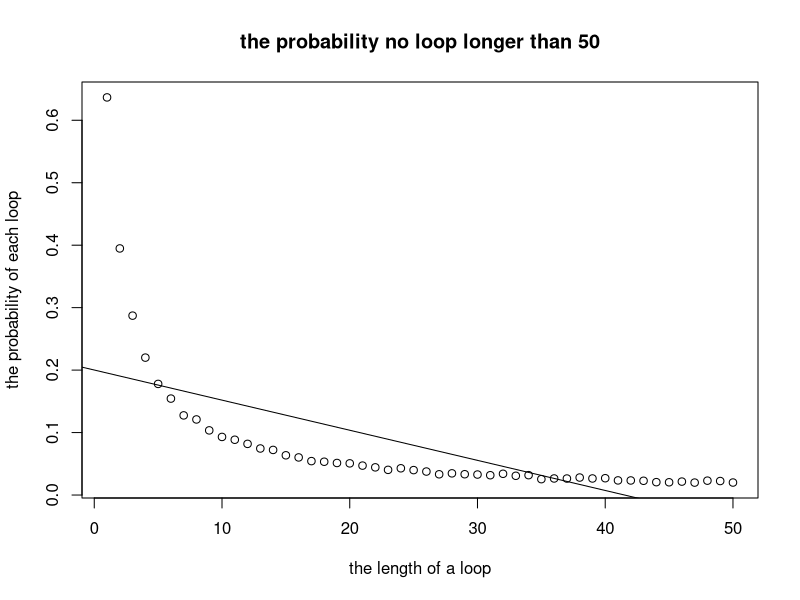

Source code (R):
"members of group: Yan Chen s2318048, Shuo Wang s2439249, Yuxin Yang s2163400" 
"address of github repo: https://github.com/Shuo0211/Proj2.git"
"Team work contribution: 
@Shuo Wang takes part in strategies function and optimizes the computer cost for 
pall and dloop functions.  
@Yuxin Yang focuses on pall, dloop function and the discription of overview. 
@Yan Chen takes part in pone function，revises strategies function and visualizes
dloop function for n=1:50. 
Proportion of the work for each member is about 1/3. All three members
work together and discuss closely to figure out the project. "  
 
"Overview: The whole file is about the prisoner problem which is that 
the prisoners choose half amount of the boxes and find the card in boxes 
writing the same number with themselves. The number of the boxes is the 
same with the number of prisoners and all can be free only with all the 
prisoners finding the same number on card. The file includes three 
strategies and individual & joint probabilities for the prisoners to be 
free in each strategy. In addition, it also includes the probabilities of 
the depth of nesting for strategy 1 and 2."

"Overall common arguments: n - half number of prisoners; k - prisoner number; 
strategy - tell which strategies to choose; nreps - the number of replicate 
simulations."

"'strageties' function: it includes three strategies. 
- First one is the prisoner starts at the box with their number, 
opens it and reads the number on card, then goes to the box with the same 
number with the former card if not the prisoner number.
- Second one is the prisoner starts at a random box that the prisoner chooses, 
opens it and reads the number on card, then goes to the box with the same 
number with the former card if not the prisoner number.
- Third one is the prisoner chooses and opens half amount of box at one time and
see if the prisoner's number is on the card in the boxes. "

strategies <- function(n,k,strategy,v1,v2){ 
  A <- cbind(v1,v2)    #v1: number of boxes  v2:random number in boxes
  if (strategy == 1){  #strategy1
    start <- A[k,1]    #k-th prisoner opens the k-th box
    steps <- 1
    found <- start == A[k,2] 
    #check if k-th prisoner found number k from the k-th box
    while (found == FALSE) {
      k <- match(c(A[k,2]),v1) 
      #find the next box labeled with the number found before
      found <- start == A[k,2] 
      #If this drawer contains their number, they are done and were successful
      steps <- steps + 1  #count steps
    }
    return(steps)
  }
  else if (strategy==2){ #strategy2 
    start  <- sample(v1, 1, replace=FALSE)  #select a box randomly
    steps <- 1
    found <- A[start,2] == k 
    #check if k-th prisoner found number k from the k-th box
    while (found == FALSE && steps<(2*n)) { 
      start <- match(c(A[start,2]),v1)  
      #find the next box labeled with the number found before
      found <- A[start,2] == k          
      #If this drawer contains their number, they are done and were successful
      steps <- steps + 1#count steps
    }
    return(steps)
  }
  else{
    #strategy3 
    start <- sample(v1, n, replace=FALSE) 
    #the card number in n random choosing boxes
    b <- 0
    for (number in start){  #check if the number on card is the prisoner number
      if (number == k){  #count the steps in b, if is the prisoner number, break
        b <- b + 1 
        break
      }else{
        b <- b + 1
      }
    }
    steps <- b    #put the count b in steps      
    if (steps == n){  
    #if the steps is the length of choosing, check if it is the prisoner number
      if (start[n] != k)
        steps <- steps + 1
      #if it is not prisoner number, add one to step which is out of range
    }else{
      steps <- steps
    }
    return(steps)
  }
}

"'pone' function: it includes the probability of a single prisoner succeeding 
in finding their number under the number of replicate simulations."

pone<-function(n,k,strategy,nreps){ 
  #n:amount of boxes, k: prisoner number, nreps: times of simulation
  y <- rep(0,nreps)
  for(i in 1:nreps){
    v1 <- c(seq(1, 2*n, by=1)) 
    #v1: sequence of the boxes
    v2 <- sample(v1, 2*n, replace=FALSE) 
    #v2: sequence of random distributed numbers in the boxes 
    y[i] <- strategies(n,k,strategy,v1,v2) 
    #call strategies function and put steps of each simulation in vector y
  }
  succeed <- length(subset(y,y<=n)) #count times of succeed
  prob = succeed/nreps 
  return(prob) 
  #probability of a single prisoner succeeding in finding their number
}

pone(5,3,1,10000) 
#Output [1] 0.501
pone(5,3,2,10000) 
#Output [1] 0.4001
pone(5,3,3,10000) 
#Output [1] 0.5069
pone(50,5,1,10000) 
#Output [1] 0.4885
pone(50,5,2,10000) 
#Output [1] 0.3834
pone(50,5,3,10000) 
#Output [1] 0.5063

"Comments: strategy 3 shows the best solution, the probability that a single 
prisoner used strategy 3 to find their number is around 50%. Strategy 1 gives 
almost thesame probability as strategy 3. Compare to strategy1 and 3 strategy2 
gives less probability around 40%. Overall, more random choose, fewer 
probability to be succeed "


"'pall' function: it includes the probability of all prisoners succeeding in
finding their number under the number of replicate simulations and going free."

pall <- function(n,strategy,nreps){
  fail <- 0 # count of unsuccessful tries
  for (j in 1:nreps){
    v1 <- c(seq(1, 2*n, by=1)) 
    #v1: sequence of the boxes
    v2 <- sample(v1, 2*n, replace=FALSE) 
    #v2: sequence of random distributed numbers in the boxes 
    steps <- 0
    for (k in 1:(2*n)){
      steps <- strategies(n,k,strategy,v1,v2) 
      #y: count of steps that the k-th prisoner used 
      if (steps > n){
        fail <- fail+1 #k failed means all of them failed as whole
        break
      }
    }
  }
  prob<- 1-fail/nreps
  return(prob) #probability of all prisoners finding their number
}


pall(5,1,10000)
#Output [1] 0.3546
pall(5,2,10000)
#Output [1] 1e-04
pall(5,3,10000)
#Output [1] 0.0009783905     
pall(50,1,10000)
#Output [1] 0.3045
pall(50,2,10000)
#Output [1] 0
pall(50,3,10000)
#Output [1] 0

"Comments: calculate the probability with strategy 1 gives output around 30%, 
the length of the maximum loops formed will be less than n and so every prisoner 
will be able to find his number, which is same as the probability that a 
uniformly random permutation of the numbers from 1 to 2n. If each prisoner 
picks boxes totally at random(strategy3) or picks boxes randomly at the 
beginning(strategy2), the probability is almost 0 that they will escape. 
The larger n, the smaller the probability that all prisoner will escape. 
More random choose, fewer probability to be succeed"

"'dloop' function: it includes the probability of each loop length from 1 to 
prisoner number occurring at least once in a random shuffling of cards to 
boxes."

dloop <- function(n, nreps){
  occur_vec <- rep(0, 2*n)
  #occur_vec[j]: how many times the circle with length j occurs in the nreps experiments
  #j=1...2n
  for(i in 1:nreps){
    cards <- sample(1:(2*n), 2*n, replace=FALSE) 
    #cards: cards in the boxes, cards[j] represents the card number in j-th box
    mark_vec <- rep(0, 2*n) 
    #mark_vec[j]: mark whether the j-length-circle exists already or not
    avoid_vec <- c()  
    #avoid_vec: stores elements that already occur in a circle
    for(k in 1:(2*n)){
      if(k %in% avoid_vec) 
        next #reason: all elements in a circle have the same length
      start <- k
      steps <- 1
      found <- start == cards[k]
      while(found == FALSE){
        avoid_vec = append(avoid_vec, cards[k]) 
        #stores all numbers of cards from a single circle in avoid_vec
        k <- cards[k]
        found <- start == cards[k]
        steps <- steps + 1
      }
      if(mark_vec[steps] == 0)
        mark_vec[steps] <- 1 
        #count times each circle with length 1:2n occurs
    }
    occur_vec <- occur_vec + mark_vec 
    #update times each circle with length 1:2n occurs under nreps simulations
  }
  prob_vec <- occur_vec / nreps
  return(prob_vec)
}


dloop(50,10000)
#example code for n=50 

dl<-dloop(50,10000)[1:50]
sum(dl)
#probability that there is no loop longer than 50 in a random reshuffling of 
#cards to boxes
# Output [1] 3.855


plot(dl,main="the probability no loop longer than 50",xlab="the length of a loop",ylab="the probability of each loop")
lm(formula=dl~c(1:50))# linear regressions on the data to assess overall trends
abline(lm(dl~c(1:50)))